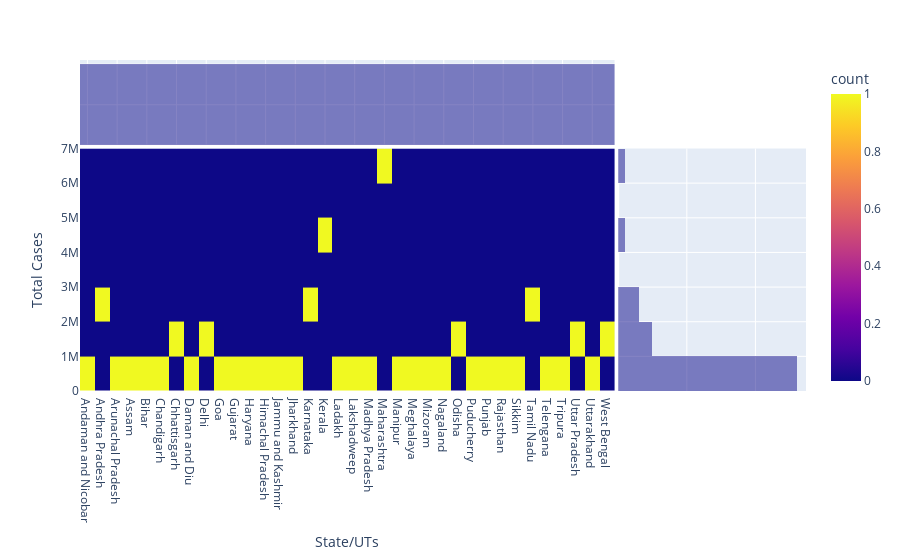

Notebook source saved alongside this figure:
### Code cell
px.density_heatmap(da, y="Total Cases", x="State/UTs", marginal_x="histogram", marginal_y="histogram")

### Figure 1 — Plotly figure (JSON) as saved in the notebook; plotly's stock layout.template omitted (floating-point values rounded to 4 significant figures)
{"data": [{"coloraxis": "coloraxis", "hovertemplate": "State/UTs=%{x}<br>Total Cases=%{y}<br>count=%{z}<extra></extra>", "name": "", "type": "histogram2d", "x": ["Andaman and Nicobar", "Andhra Pradesh", "Arunachal Pradesh", "Assam", "Bihar", "Chandigarh", "Chhattisgarh", "Daman and Diu", "Delhi", "Goa", "Gujarat", "Haryana", "Himachal Pradesh", "Jammu and Kashmir", "Jharkhand", "Karnataka", "Kerala", "Ladakh", "Lakshadweep", "Madhya Pradesh", "Maharashtra", "Manipur", "Meghalaya", "Mizoram", "Nagaland", "Odisha", "Puducherry", "Punjab", "Rajasthan", "Sikkim", "Tamil Nadu", "Telengana", "Tripura", "Uttar Pradesh", "Uttarakhand", "West Bengal"], "xaxis": "x", "xbingroup": "x", "y": [7566, 2014116, 53031, 589426, 725708, 65105, 1004451, 10663, 1437764, 173955, 825422, 770486, 213548, 325419, 347867, 2949445, 4057233, 20560, 10347, 792175, 6464876, 113933, 75836, 59119, 30083, 1007750, 123572, 600614, 954095, 29878, 2614872, 658054, 82961, 1709335, 342976, 1548604], "yaxis": "y", "ybingroup": "y"}, {"alignmentgroup": "True", "bingroup": "x", "hovertemplate": "State/UTs=%{x}<br>count=%{y}<extra></extra>", "legendgroup": "", "marker": {"color": "#0d0887"}, "name": "", "offsetgroup": "", "opacity": 0.5, "showlegend": false, "type": "histogram", "x": ["Andaman and Nicobar", "Andhra Pradesh", "Arunachal Pradesh", "Assam", "Bihar", "Chandigarh", "Chhattisgarh", "Daman and Diu", "Delhi", "Goa", "Gujarat", "Haryana", "Himachal Pradesh", "Jammu and Kashmir", "Jharkhand", "Karnataka", "Kerala", "Ladakh", "Lakshadweep", "Madhya Pradesh", "Maharashtra", "Manipur", "Meghalaya", "Mizoram", "Nagaland", "Odisha", "Puducherry", "Punjab", "Rajasthan", "Sikkim", "Tamil Nadu", "Telengana", "Tripura", "Uttar Pradesh", "Uttarakhand", "West Bengal"], "xaxis": "x3", "yaxis": "y3"}, {"alignmentgroup": "True", "bingroup": "y", "hovertemplate": "Total Cases=%{y}<br>count=%{x}<extra></extra>", "legendgroup": "", "marker": {"color": "#0d0887"}, "name": "", "offsetgroup": "", "opacity": 0.5, "showlegend": false, "type": "histogram", "xaxis": "x2", "y": [7566, 2014116, 53031, 589426, 725708, 65105, 1004451, 10663, 1437764, 173955, 825422, 770486, 213548, 325419, 347867, 2949445, 4057233, 20560, 10347, 792175, 6464876, 113933, 75836, 59119, 30083, 1007750, 123572, 600614, 954095, 29878, 2614872, 658054, 82961, 1709335, 342976, 1548604], "yaxis": "y2"}], "layout": {"barmode": "overlay", "coloraxis": {"colorbar": {"title": {"text": "count"}}, "colorscale": [[0, "#0d0887"], [0.1111, "#46039f"], [0.2222, "#7201a8"], [0.3333, "#9c179e"], [0.4444, "#bd3786"], [0.5556, "#d8576b"], [0.6667, "#ed7953"], [0.7778, "#fb9f3a"], [0.8889, "#fdca26"], [1, "#f0f921"]]}, "legend": {"tracegroupgap": 0}, "margin": {"t": 60}, "xaxis": {"anchor": "y", "domain": [0, 0.7363], "title": {"text": "State/UTs"}}, "xaxis2": {"anchor": "y2", "domain": [0.7413, 1], "matches": "x2", "showgrid": true, "showline": false, "showticklabels": false, "ticks": ""}, "xaxis3": {"anchor": "y3", "domain": [0, 0.7363], "matches": "x", "showgrid": true, "showticklabels": false}, "xaxis4": {"anchor": "y4", "domain": [0.7413, 1], "matches": "x2", "showgrid": true, "showline": false, "showticklabels": false, "ticks": ""}, "yaxis": {"anchor": "x", "domain": [0, 0.7326], "title": {"text": "Total Cases"}}, "yaxis2": {"anchor": "x2", "domain": [0, 0.7326], "matches": "y", "showgrid": true, "showticklabels": false}, "yaxis3": {"anchor": "x3", "domain": [0.7426, 1], "matches": "y3", "showgrid": true, "showline": false, "showticklabels": false, "ticks": ""}, "yaxis4": {"anchor": "x4", "domain": [0.7426, 1], "matches": "y3", "showgrid": true, "showline": false, "showticklabels": false, "ticks": ""}}}
